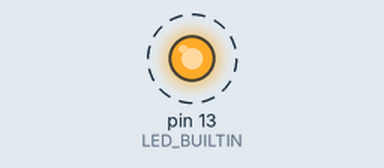
Bench run of a program on a simulated Teensy 4. On the bench: output pins drawn as LEDs (lit = HIGH). Dashed ring = blinking. What the program prints to the serial monitor is not drawn.

Above: at 0.2 s.
Timing chart, 0 to 3.0 s (numbered marks = the images above):
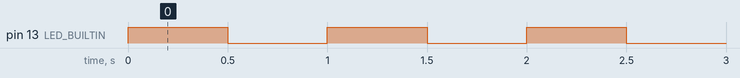

Measured:
- by itself, pin 13 (LED_BUILTIN): alternates HIGH for 0.50 s and LOW for 0.50 s

The program:

main.cpp
```cpp
#include <Arduino.h>

void setup() {
    Serial.begin(9600);
    // while (!Serial) {
    //   ; // wait for serial port to connect. Needed for native USB
    // }

    pinMode(LED_BUILTIN, OUTPUT);
  }

void loop() {
  Serial.println("Hello from Teensy!");
  digitalWrite(13, HIGH);
  delay(500);
  digitalWrite(13, LOW);
  delay(500);
}
```
